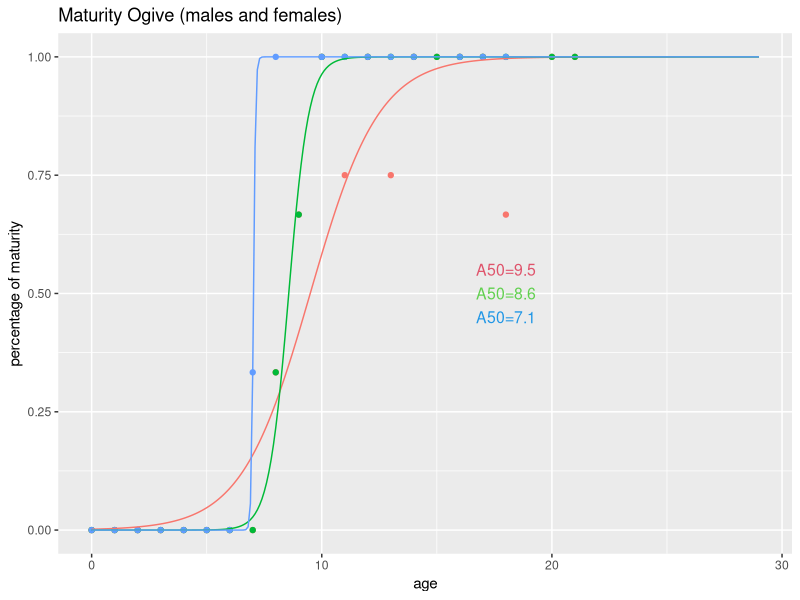

R code for this plot: (Note: this script raises an error after producing the figure.)
####################################################################################################
#                               MATURITY SPLITED BY SEX
#     Three datasets fitting (males, females, females with old immature females removed)    
#                    Bootstrap to calculate the 95% CL of the A50 
#                  created: (camilo.saavedra@vi.ieo.es) 01/11/2013
#                  modified: (camilo.saavedra@vi.ieo.es) 13/11/2013
####################################################################################################

# inputs
# "../../RData/CEMMA.csv"

# outputs
# "../../RObjects/maturity/MatFema.RData"
# "../../RObjects/maturity/MatFemC.RData"
# "../../RObjects/maturity/MatMale.RData"
# "../plots/DDE_MatSex.png"

# IMPORTANT: Set working directory (to source file location)

# Charge libraries
library(reshape)
library(ggplot2)

# Read data
CEMMA <- read.csv("../../RData/CEMMA.csv")

# HOUSE KEEPING #
matAge <- CEMMA[CEMMA$sp == "DDE", c("sex", "maturity", "age")]
matAge <- matAge[complete.cases(matAge),]
# Changing age values (0.5 and 1.5 for 0 and 1)
matAge$age[matAge$age == 0.5] <- 0
matAge$age[matAge$age == 1.5] <- 1

# Computing 3 datasets (males, females and females with old immature removed) 
matMale <- matAge[matAge$sex == 1,c("maturity", "age")]
matFemale <- matAge[matAge$sex == 2,c("maturity", "age")]
# Removing immature dolfins older than 10 years
matFemCorr <- matFemale[!(matFemale$age>=11 & matFemale$maturity==0),] # matriz corregida (eliminamos hembras inmaduras de más de 10 años), asumimos que son animales enfermos con fallo reproductivo


## MATUATION OGIVE ~ AGE (mature proportion) ##

df <- c("matMale", "matFemCorr", "matFemale")

# Frequencies 
apply(table(matMale),1,sum)
apply(table(matFemCorr),1,sum)
apply(table(matFemale),1,sum)

### Fitting Bionomial GLM model and predicting A50 ###

for (i in 1:length(df)){
  glm.out <- glm(maturity ~ age, family="binomial", data=get(df[i]))
  range <-seq(0,29,0.1) # this could be any substantively meaningful range
  p <- predict(glm.out, newdata = data.frame(age=range), "response")
  assign(paste(df[i],"Pred",sep=""),data.frame(age=range,matP=p))
  assign(paste(df[i],"A50",sep=""), range[match(TRUE,p>.5)]) # predicted probability of 50% maturity
}
ls(pattern="Pred")

### Percentage of mature-at-age ###

for (i in 1:length(df)){
  attach(get(df[i]))
  total <- tapply(maturity, list(age), length)
  total <- as.data.frame(total)
  total$age <- as.numeric(rownames(total))
  mature <- tapply(maturity, list(age), sum)
  mature <- as.data.frame(mature)
  mature$age <- as.numeric(rownames(mature))
  matrix <- merge(mature,total)
  assign(paste("Per", df[i], sep=""), 
         data.frame(age=matrix$age, mat=matrix$mature/matrix$total))
  detach(get(df[i]))
}


## Plotting Maturity Ogive ##

# Strings of the Predicted Vectors and A50
A50 <- ls(pattern="(.+)A50")
#A50 <- rev(A50)
Pred <- ls(pattern="^mat(.*)Pred")
#Pred <- rev(Pred)
dfPer <-  ls(pattern="^Per(.*)")
#dfPer <- rev(dfPer)

### ggPlotting ###

# Computing data
ages<- data.frame(age=seq(0,29,0.1))
ggMat <- data.frame(age=NULL, mat=NULL, sex=NULL)
for (i in 1:length(dfPer)){
  assign(dfPer[i], merge(get(dfPer[i]), ages, by="age", all=T))
  assign(dfPer[i], `[[<-`(get(dfPer[i]), "sex", value=dfPer[i])) 
  assign(dfPer[i], merge(get(dfPer[i]), get(Pred[i]), by="age", all=T))
  ggMat <- rbind(ggMat, get(dfPer[i]))
}

# ggplot

ggMat
gg1 <- ggplot(ggMat, aes(age, mat, group=sex, colour=sex)) + 
  geom_point() + geom_line(aes(age, matP, group=sex)) +
  ylab("percentage of maturity") + xlab("age") +
  ggtitle("Maturity Ogive (males and females)") +
  theme(legend.title=element_blank(), legend.position = "none")

for(j in 1:length(A50)){
assign(paste("gg",j+1,sep=""), get(paste("gg",j,sep="")) + 
        annotate("text", x=18, y=0.6-0.05*j, 
        label = paste(substr(A50[j],nchar(A50[j])-2,nchar(A50[j])), 
              "=", round(get(A50[j]),2), sep=""), size=4, colour=j+1))
}


png("../plots/DDE_MatSex.png", width=600, height=400)
print(get(paste("gg", length(A50)+1, sep="")))
dev.off()

# Sex maturity data
ag <- 0:29
for (i in 1:length(Pred)){
  Mat <- subset(get(Pred[i]), age %in% ag, select=matP)
  Mat <- Mat[,1]
  save(file=paste("../../RObjects/maturity/", substr(Pred[i],1,7), ".RData", sep=""), Mat)
}

### BOOTSTRAP MATURITY OGIVE, A50 AND CI ###

## CI for A50 ##
myA50Boot <- function(){
  srows <- sample(1:nrow(matFemCorr),nrow(matFemCorr),TRUE)
  glm.out <- glm(maturity ~ age, family=binomial(link=logit), data=matFemCorr[srows,])
  range <- seq(0,29,0.1) # this must be any substantively meaningful range
  p <- predict(glm.out, newdata = data.frame(age=range), "response")
  return(range[match(TRUE,p>.5)]) # predicted probability of 50% maturity
}
nboot <- 1000
bootdist <- replicate(nboot, myA50Boot()) # your distribution
quantile(unlist(bootdist),c(.025,.5,.975)) # 95% CI
